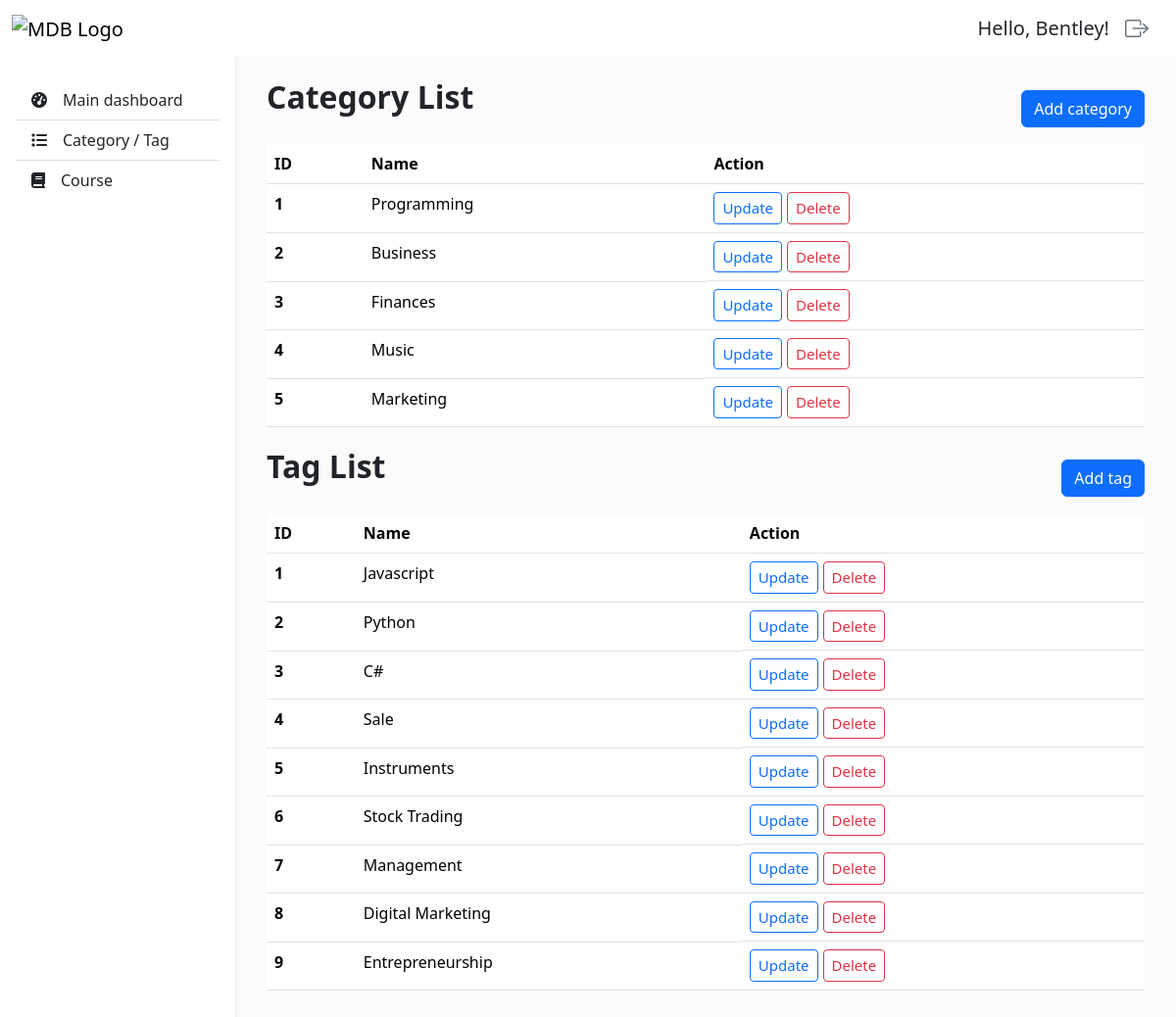
The page /categories/ (signed in) on the database as committed earlier.
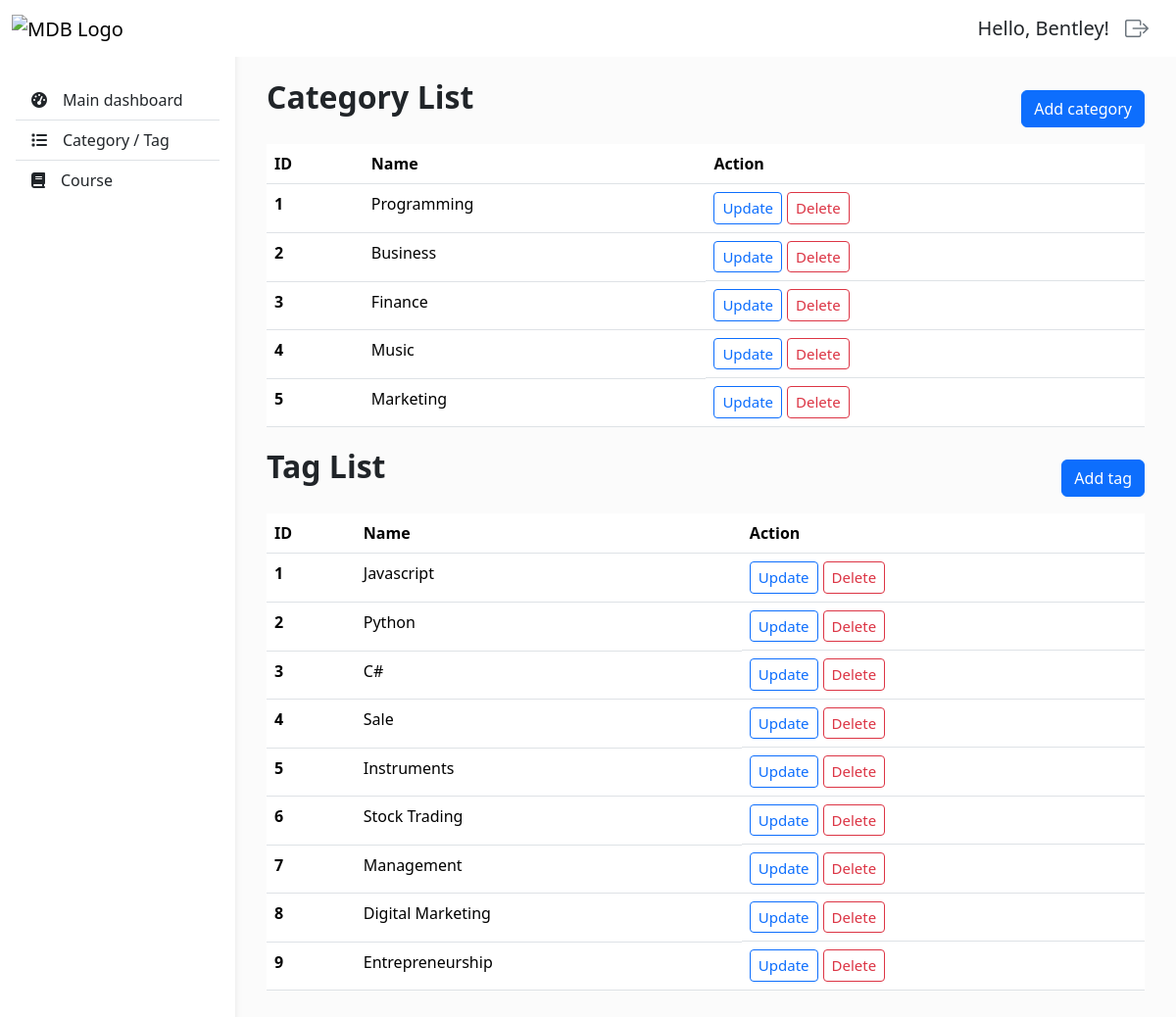
The same page on the database as committed later.
### courses/models.py (models this page shows, shortened)
class Category(models.Model):
  name = models.CharField(max_length=100)

### users/decorators.py (the view)
    def wrapper_func(request, *args, **kwargs):
      group = None
      if request.user.groups.exists():
        group = request.user.groups.all()[0].name
        print('login group: ', group)
      print('allow group: ', allow_roles)
      if group in allow_roles:
        return view_func(request, *args, **kwargs)
      else:
        return HttpResponse('You are not authorize to view this page!')

### courses/views.py (called while the page is built)
@login_required(login_url='users:login')
@allow_users(allow_roles=['admin', 'instructor'])
def Category_List(request):
  categories = Category.objects.all()
  tags = Tag.objects.all()
  return render(request, 'categories/list.html', {'categories':categories, 'tags':tags})

### courses/templates/categories/list.html (shortened to what this page needs)
{% extends 'base.html' %}
{%block content %}
  <div class="px-4 py-3">
    <div class="d-flex align-items-center">
      <div class="flex-grow-1 fw-bold fs-2 mb-4">Category List</div>
      <a href="{% url 'courses:category_create' %}" class="btn btn-primary">Add category</a>
    </div>
    <table class="table">
      <thead>
        <tr>
          <th scope="col">ID</th>
          <th scope="col">Name</th>
          <th scope="col">Action</th>
        </tr>
      </thead>
      <tbody>
        {% for category in categories %}
        <tr>
          <th scope="row">{{category.id}}</th>
          <td>{{category.name}}</td>
          <td class="btn-container">
            <a
              href="{% url 'courses:category_update' category.id %}"
              class="btn btn-outline-primary btn-sm"
              >Update</a
            >
            <a
              href="{% url 'courses:category_delete' category.id %}"
              class="btn btn-outline-danger btn-sm"
              >Delete</a
            >
          </td>
        </tr>
        {% endfor %}
      </tbody>
    </table>
    <div class="d-flex align-items-center">
      <div class="flex-grow-1 fw-bold fs-2 mb-4">Tag List</div>
      <a href="{% url 'courses:tag_create' %}" class="btn btn-primary">Add tag</a>
    </div>
    <table class="table">
      <thead>
        <tr>
          <th scope="col">ID</th>
          <th scope="col">Name</th>
          <th scope="col">Action</th>
        </tr>
      </thead>
      <tbody>
        {% for tag in tags %}
        <tr>
          <th scope="row">{{tag.id}}</th>
          <td>{{tag.name}}</td>
          <td class="btn-container">
            <a
              href="{% url 'courses:tag_update' tag.id %}"
              class="btn btn-outline-primary btn-sm"
              >Update</a
            >
            <a
              href="{% url 'courses:tag_delete' tag.id %}"
              class="btn btn-outline-danger btn-sm"
              >Delete</a
            >
          </td>
        </tr>
        {% endfor %}
      </tbody>
    </table>
  </div>
{% endblock content %}

Rows that differ between the two databases and show on the page:
changed Category id 3: name "Finances" → "Finance"
